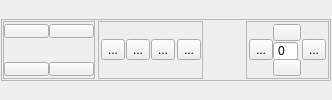
                  <widget class="QFrame" name="_rebuild_2ry_struct_restr_main_frame">
                   <property name="sizePolicy">
                    <sizepolicy hsizetype="Expanding" vsizetype="Expanding">
                     <horstretch>0</horstretch>
                     <verstretch>0</verstretch>
                    </sizepolicy>
                   </property>
                   <property name="minimumSize">
                    <size>
                     <width>0</width>
                     <height>0</height>
                    </size>
                   </property>
                   <property name="frameShape">
                    <enum>QFrame::NoFrame</enum>
                   </property>
                   <property name="frameShadow">
                    <enum>QFrame::Plain</enum>
                   </property>
                   <layout class="QVBoxLayout" name="verticalLayout_18">
                    <property name="spacing">
                     <number>4</number>
                    </property>
                    <property name="leftMargin">
                     <number>1</number>
                    </property>
                    <property name="topMargin">
                     <number>1</number>
                    </property>
                    <property name="rightMargin">
                     <number>1</number>
                    </property>
                    <property name="bottomMargin">
                     <number>1</number>
                    </property>
                    <item>
                     <widget class="QFrame" name="frame_7">
                      <property name="minimumSize">
                       <size>
                        <width>0</width>
                        <height>0</height>
                       </size>
                      </property>
                      <property name="maximumSize">
                       <size>
                        <width>16777215</width>
                        <height>62</height>
                       </size>
                      </property>
                      <property name="frameShape">
                       <enum>QFrame::StyledPanel</enum>
                      </property>
                      <property name="frameShadow">
                       <enum>QFrame::Raised</enum>
                      </property>
                      <layout class="QHBoxLayout" name="horizontalLayout_30">
                       <property name="spacing">
                        <number>3</number>
                       </property>
                       <property name="leftMargin">
                        <number>1</number>
                       </property>
                       <property name="topMargin">
                        <number>1</number>
                       </property>
                       <property name="rightMargin">
                        <number>1</number>
                       </property>
                       <property name="bottomMargin">
                        <number>1</number>
                       </property>
                       <item>
                        <widget class="QFrame" name="_rebuild_grow_shrink_sel_frame">
                         <property name="frameShape">
                          <enum>QFrame::StyledPanel</enum>
                         </property>
                         <property name="frameShadow">
                          <enum>QFrame::Raised</enum>
                         </property>
                         <layout class="QGridLayout" name="gridLayout_8">
                          <property name="leftMargin">
                           <number>0</number>
                          </property>
                          <property name="topMargin">
                           <number>0</number>
                          </property>
                          <property name="rightMargin">
                           <number>0</number>
                          </property>
                          <property name="bottomMargin">
                           <number>0</number>
                          </property>
                          <property name="spacing">
                           <number>0</number>
                          </property>
                          <item row="1" column="0" colspan="2">
                           <widget class="QLabel" name="label_25">
                            <property name="minimumSize">
                             <size>
                              <width>90</width>
                              <height>20</height>
                             </size>
                            </property>
                            <property name="maximumSize">
                             <size>
                              <width>110</width>
                              <height>20</height>
                             </size>
                            </property>
                            <property name="text">
                             <string/>
                            </property>
                            <property name="pixmap">
                             <pixmap resource="../resources/resources.qrc">:/icons/sel-base-icon.png</pixmap>
                            </property>
                            <property name="scaledContents">
                             <bool>true</bool>
                            </property>
                           </widget>
                          </item>
                          <item row="0" column="0">
                           <widget class="QPushButton" name="_sel_shrink_N_button">
                            <property name="sizePolicy">
                             <sizepolicy hsizetype="Minimum" vsizetype="Minimum">
                              <horstretch>0</horstretch>
                              <verstretch>0</verstretch>
                             </sizepolicy>
                            </property>
                            <property name="minimumSize">
                             <size>
                              <width>0</width>
                              <height>0</height>
                             </size>
                            </property>
                            <property name="maximumSize">
                             <size>
                              <width>16777215</width>
                              <height>14</height>
                             </size>
                            </property>
                            <property name="toolTip">
                             <string>Reduce N-terminal end of selection by 1</string>
                            </property>
                            <property name="text">
                             <string/>
                            </property>
                            <property name="icon">
                             <iconset resource="../resources/resources.qrc">
                              <normaloff>:/icons/play_icon.png</normaloff>:/icons/play_icon.png</iconset>
                            </property>
                            <property name="iconSize">
                             <size>
                              <width>10</width>
                              <height>10</height>
                             </size>
                            </property>
                           </widget>
                          </item>
                          <item row="0" column="1">
                           <widget class="QPushButton" name="_sel_shrink_C_button">
                            <property name="sizePolicy">
                             <sizepolicy hsizetype="Minimum" vsizetype="Minimum">
                              <horstretch>0</horstretch>
                              <verstretch>0</verstretch>
                             </sizepolicy>
                            </property>
                            <property name="maximumSize">
                             <size>
                              <width>16777215</width>
                              <height>14</height>
                             </size>
                            </property>
                            <property name="toolTip">
                             <string>Reduce C-terminal end of selection by 1</string>
                            </property>
                            <property name="text">
                             <string/>
                            </property>
                            <property name="icon">
                             <iconset resource="../resources/resources.qrc">
                              <normaloff>:/icons/reverse_icon_red.png</normaloff>:/icons/reverse_icon_red.png</iconset>
                            </property>
                            <property name="iconSize">
                             <size>
                              <width>10</width>
                              <height>10</height>
                             </size>
                            </property>
                           </widget>
                          </item>
                          <item row="2" column="0">
                           <widget class="QPushButton" name="_sel_extend_N_button">
                            <property name="sizePolicy">
                             <sizepolicy hsizetype="Minimum" vsizetype="Minimum">
                              <horstretch>0</horstretch>
                              <verstretch>0</verstretch>
                             </sizepolicy>
                            </property>
                            <property name="minimumSize">
                             <size>
                              <width>0</width>
                              <height>14</height>
                             </size>
                            </property>
                            <property name="maximumSize">
                             <size>
                              <width>16777215</width>
                              <height>14</height>
                             </size>
                            </property>
                            <property name="toolTip">
                             <string>Extend N-terminal end of selection by 1</string>
                            </property>
                            <property name="text">
                             <string/>
                            </property>
                            <property name="icon">
                             <iconset resource="../resources/resources.qrc">
                              <normaloff>:/icons/reverse_icon.png</normaloff>:/icons/reverse_icon.png</iconset>
                            </property>
                            <property name="iconSize">
                             <size>
                              <width>10</width>
                              <height>10</height>
                             </size>
                            </property>
                           </widget>
                          </item>
                          <item row="2" column="1">
                           <widget class="QPushButton" name="_sel_extend_C_button">
                            <property name="sizePolicy">
                             <sizepolicy hsizetype="Minimum" vsizetype="Minimum">
                              <horstretch>0</horstretch>
                              <verstretch>0</verstretch>
                             </sizepolicy>
                            </property>
                            <property name="maximumSize">
                             <size>
                              <width>16777215</width>
                              <height>14</height>
                             </size>
                            </property>
                            <property name="toolTip">
                             <string>Extend C-terminal end of selection by 1</string>
                            </property>
                            <property name="text">
                             <string/>
                            </property>
                            <property name="icon">
                             <iconset resource="../resources/resources.qrc">
                              <normaloff>:/icons/play_icon_red.png</normaloff>:/icons/play_icon_red.png</iconset>
                            </property>
                            <property name="iconSize">
                             <size>
                              <width>10</width>
                              <height>10</height>
                             </size>
                            </property>
                           </widget>
                          </item>
                         </layout>
                        </widget>
                       </item>
                       <item>
                        <widget class="QFrame" name="frame_14">
                         <property name="frameShape">
                          <enum>QFrame::StyledPanel</enum>
                         </property>
                         <property name="frameShadow">
                          <enum>QFrame::Raised</enum>
                         </property>
                         <layout class="QHBoxLayout" name="horizontalLayout_38">
                          <property name="spacing">
                           <number>1</number>
                          </property>
                          <property name="leftMargin">
                           <number>1</number>
                          </property>
                          <property name="topMargin">
                           <number>1</number>
                          </property>
                          <property name="rightMargin">
                           <number>1</number>
                          </property>
                          <property name="bottomMargin">
                           <number>1</number>
                          </property>
                          <item>
                           <widget class="QFrame" name="_rebuild_2ry_struct_restr_master_container">
                            <property name="frameShape">
                             <enum>QFrame::NoFrame</enum>
                            </property>
                            <property name="frameShadow">
                             <enum>QFrame::Raised</enum>
                            </property>
                            <layout class="QHBoxLayout" name="horizontalLayout_31">
                             <property name="spacing">
                              <number>1</number>
                             </property>
                             <property name="leftMargin">
                              <number>1</number>
                             </property>
                             <property name="topMargin">
                              <number>1</number>
                             </property>
                             <property name="rightMargin">
                              <number>1</number>
                             </property>
                             <property name="bottomMargin">
                              <number>1</number>
                             </property>
                             <item>
                              <widget class="QFrame" name="_rebuild_2ry_struct_restr_container">
                               <property name="frameShape">
                                <enum>QFrame::NoFrame</enum>
                               </property>
                               <property name="frameShadow">
                                <enum>QFrame::Plain</enum>
                               </property>
                               <layout class="QHBoxLayout" name="horizontalLayout_32">
                                <property name="spacing">
                                 <number>1</number>
                                </property>
                                <property name="leftMargin">
                                 <number>0</number>
                                </property>
                                <property name="topMargin">
                                 <number>0</number>
                                </property>
                                <property name="rightMargin">
                                 <number>0</number>
                                </property>
                                <property name="bottomMargin">
                                 <number>0</number>
                                </property>
                                <item>
                                 <widget class="QToolButton" name="_rebuild_restrain_helix_button">
                                  <property name="toolTip">
                                   <string>Restrain selection to alpha helix</string>
                                  </property>
                                  <property name="text">
                                   <string>...</string>
                                  </property>
                                  <property name="icon">
                                   <iconset resource="../resources/resources.qrc">
                                    <normaloff>:/icons/helix-icon.png</normaloff>:/icons/helix-icon.png</iconset>
                                  </property>
                                  <property name="iconSize">
                                   <size>
                                    <width>36</width>
                                    <height>36</height>
                                   </size>
                                  </property>
                                 </widget>
                                </item>
                                <item>
                                 <widget class="QToolButton" name="_rebuild_restrain_anti_beta_button">
                                  <property name="toolTip">
                                   <string>Restrain selection to antiparallel beta</string>
                                  </property>
                                  <property name="text">
                                   <string>...</string>
                                  </property>
                                  <property name="icon">
                                   <iconset resource="../resources/resources.qrc">
                                    <normaloff>:/icons/antiparallel-beta-icon.png</normaloff>:/icons/antiparallel-beta-icon.png</iconset>
                                  </property>
                                  <property name="iconSize">
                                   <size>
                                    <width>36</width>
                                    <height>36</height>
                                   </size>
                                  </property>
                                 </widget>
                                </item>
                                <item>
                                 <widget class="QToolButton" name="_rebuild_restrain_par_beta_button">
                                  <property name="toolTip">
                                   <string>Restrain selection to parallel beta</string>
                                  </property>
                                  <property name="text">
                                   <string>...</string>
                                  </property>
                                  <property name="icon">
                                   <iconset resource="../resources/resources.qrc">
                                    <normaloff>:/icons/parallel-beta-icon.png</normaloff>:/icons/parallel-beta-icon.png</iconset>
                                  </property>
                                  <property name="iconSize">
                                   <size>
                                    <width>36</width>
                                    <height>36</height>
                                   </size>
                                  </property>
                                 </widget>
                                </item>
                               </layout>
                              </widget>
                             </item>
                            </layout>
                           </widget>
                          </item>
                          <item>
                           <widget class="QToolButton" name="_rebuild_2ry_struct_restr_clear_button">
                            <property name="toolTip">
                             <string>Clear all secondary structure restraints for selection</string>
                            </property>
                            <property name="text">
                             <string>...</string>
                            </property>
                            <property name="icon">
                             <iconset resource="../resources/resources.qrc">
                              <normaloff>:/icons/red-x-icon.png</normaloff>:/icons/red-x-icon.png</iconset>
                            </property>
                            <property name="iconSize">
                             <size>
                              <width>36</width>
                              <height>36</height>
                             </size>
                            </property>
                           </widget>
                          </item>
                         </layout>
                        </widget>
                       </item>
                       <item>
                        <spacer name="horizontalSpacer_18">
                         <property name="orientation">
                          <enum>Qt::Horizontal</enum>
                         </property>
                         <property name="sizeHint" stdset="0">
                          <size>
                           <width>40</width>
                           <height>20</height>
                          </size>
                         </property>
                        </spacer>
                       </item>
                       <item>
                        <widget class="QFrame" name="_rebuild_register_shift_container">
                         <property name="minimumSize">
                          <size>
                           <width>0</width>
                           <height>0</height>
                          </size>
                         </property>
                         <property name="frameShape">
                          <enum>QFrame::StyledPanel</enum>
                         </property>
                         <property name="frameShadow">
                          <enum>QFrame::Raised</enum>
                         </property>
                         <layout class="QVBoxLayout" name="verticalLayout_26">
                          <property name="spacing">
                           <number>1</number>
                          </property>
                          <property name="leftMargin">
                           <number>1</number>
                          </property>
                          <property name="topMargin">
                           <number>1</number>
                          </property>
                          <property name="rightMargin">
                           <number>1</number>
                          </property>
                          <property name="bottomMargin">
                           <number>1</number>
                          </property>
                          <item>
                           <widget class="QFrame" name="frame_10">
                            <property name="frameShape">
                             <enum>QFrame::NoFrame</enum>
                            </property>
                            <property name="frameShadow">
                             <enum>QFrame::Plain</enum>
                            </property>
                            <layout class="QHBoxLayout" name="horizontalLayout_42">
                             <property name="spacing">
                              <number>1</number>
                             </property>
                             <property name="leftMargin">
                              <number>1</number>
                             </property>
                             <property name="topMargin">
                              <number>1</number>
                             </property>
                             <property name="rightMargin">
                              <number>1</number>
                             </property>
                             <property name="bottomMargin">
                              <number>1</number>
                             </property>
                             <item>
                              <widget class="QFrame" name="frame_3">
                               <property name="minimumSize">
                                <size>
                                 <width>50</width>
                                 <height>0</height>
                                </size>
                               </property>
                               <property name="frameShape">
                                <enum>QFrame::NoFrame</enum>
                               </property>
                               <property name="frameShadow">
                                <enum>QFrame::Plain</enum>
                               </property>
                               <layout class="QHBoxLayout" name="horizontalLayout_44">
                                <property name="spacing">
                                 <number>0</number>
                                </property>
                                <property name="leftMargin">
                                 <number>0</number>
                                </property>
                                <property name="topMargin">
                                 <number>0</number>
                                </property>
                                <property name="rightMargin">
                                 <number>0</number>
                                </property>
                                <property name="bottomMargin">
                                 <number>0</number>
                                </property>
                                <item>
                                 <widget class="QToolButton" name="_rebuild_register_shift_go_button">
                                  <property name="toolTip">
                                   <string>Shift chain in register by the specified number of residues</string>
                                  </property>
                                  <property name="text">
                                   <string>...</string>
                                  </property>
                                  <property name="icon">
                                   <iconset resource="../resources/resources.qrc">
                                    <normaloff>:/icons/registershift-icon.png</normaloff>:/icons/registershift-icon.png</iconset>
                                  </property>
                                  <property name="iconSize">
                                   <size>
                                    <width>64</width>
                                    <height>36</height>
                                   </size>
                                  </property>
                                 </widget>
                                </item>
                                <item>
                                 <widget class="QFrame" name="frame_6">
                                  <property name="frameShape">
                                   <enum>QFrame::NoFrame</enum>
                                  </property>
                                  <property name="frameShadow">
                                   <enum>QFrame::Plain</enum>
                                  </property>
                                  <layout class="QVBoxLayout" name="verticalLayout_20">
                                   <property name="spacing">
                                    <number>0</number>
                                   </property>
                                   <property name="leftMargin">
                                    <number>0</number>
                                   </property>
                                   <property name="topMargin">
                                    <number>0</number>
                                   </property>
                                   <property name="rightMargin">
                                    <number>0</number>
                                   </property>
                                   <property name="bottomMargin">
                                    <number>0</number>
                                   </property>
                                   <item>
                                    <widget class="QToolButton" name="_rebuild_register_shift_reduce_button">
                                     <property name="maximumSize">
                                      <size>
                                       <width>16777215</width>
                                       <height>16777215</height>
                                      </size>
                                     </property>
                                     <property name="toolTip">
                                      <string>Increase shift towards N-terminus</string>
                                     </property>
                                     <property name="text">
                                      <string/>
                                     </property>
                                     <property name="icon">
                                      <iconset resource="../resources/resources.qrc">
                                       <normaloff>:/icons/reverse_icon.png</normaloff>:/icons/reverse_icon.png</iconset>
                                     </property>
                                     <property name="iconSize">
                                      <size>
                                       <width>20</width>
                                       <height>10</height>
                                      </size>
                                     </property>
                                    </widget>
                                   </item>
                                   <item>
                                    <widget class="QSpinBox" name="_rebuild_register_shift_nres_spinbox">
                                     <property name="minimumSize">
                                      <size>
                                       <width>0</width>
                                       <height>20</height>
                                      </size>
                                     </property>
                                     <property name="maximumSize">
                                      <size>
                                       <width>25</width>
                                       <height>20</height>
                                      </size>
                                     </property>
                                     <property name="font">
                                      <font>
                                       <pointsize>9</pointsize>
                                      </font>
                                     </property>
                                     <property name="buttonSymbols">
                                      <enum>QAbstractSpinBox::NoButtons</enum>
                                     </property>
                                     <property name="minimum">
                                      <number>-9</number>
                                     </property>
                                     <property name="maximum">
                                      <number>9</number>
                                     </property>
                                     <property name="value">
                                      <number>0</number>
                                     </property>
                                    </widget>
                                   </item>
                                   <item>
                                    <widget class="QToolButton" name="_rebuild_register_shift_increase_button">
                                     <property name="maximumSize">
                                      <size>
                                       <width>16777215</width>
                                       <height>16777215</height>
                                      </size>
                                     </property>
                                     <property name="toolTip">
                                      <string>Increase shift towards C-terminus</string>
                                     </property>
                                     <property name="text">
                                      <string/>
                                     </property>
                                     <property name="icon">
                                      <iconset resource="../resources/resources.qrc">
                                       <normaloff>:/icons/play_icon_red.png</normaloff>:/icons/play_icon_red.png</iconset>
                                     </property>
                                     <property name="iconSize">
                                      <size>
                                       <width>20</width>
                                       <height>10</height>
                                      </size>
                                     </property>
                                    </widget>
                                   </item>
                                  </layout>
                                 </widget>
                                </item>
                               </layout>
                              </widget>
                             </item>
                             <item>
                              <widget class="QToolButton" name="_rebuild_register_shift_release_button">
                               <property name="toolTip">
                                <string>Release register shifter</string>
                               </property>
                               <property name="text">
                                <string>...</string>
                               </property>
                               <property name="icon">
                                <iconset resource="../resources/resources.qrc">
                                 <normaloff>:/icons/red-x-icon.png</normaloff>:/icons/red-x-icon.png</iconset>
                               </property>
                               <property name="iconSize">
                                <size>
                                 <width>36</width>
                                 <height>36</height>
                                </size>
                               </property>
                              </widget>
                             </item>
                            </layout>
                           </widget>
                          </item>
                         </layout>
                        </widget>
                       </item>
                      </layout>
                     </widget>
                    </item>
                   </layout>
                  </widget>
